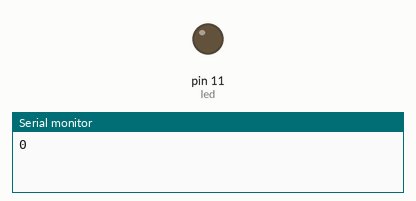
This sketch was run on a simulated Arduino Uno, built with avr-gcc and run on an emulated ATmega328P. Parts: output pins drawn as LEDs (lit = HIGH), the last lines printed to the serial monitor.

Above: at 0.05 s.
At 2.05 s:
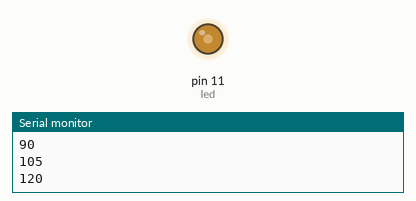
At 3.9 s:
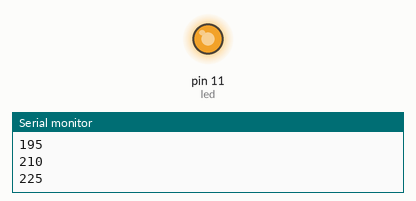
At 7.75 s:
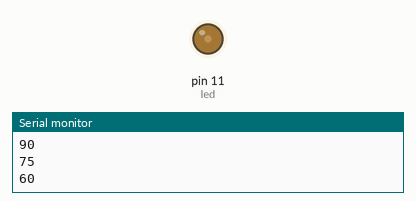
Timing chart, 0 to 11.1 s (numbered marks = the images above):
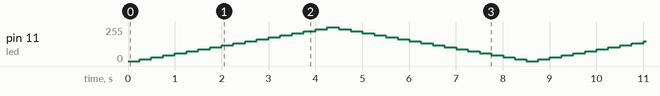

The sketch:

regulacionIluminacionLedPWM.ino
```cpp
/*Varia la intensidad en led mediante señal PWM*/
int led = 11;
int intensidad = 0;
int retardo = 250;
void setup() {
  pinMode(led, OUTPUT);
  Serial.begin(9600);
}

void loop() {
  //incrementar intensidad 0->255
  for (intensidad = 0; intensidad != 255; intensidad += 15) {
    analogWrite(led, intensidad);
    Serial.println(intensidad);
    delay(retardo);
  }
  //decremento del ciclo de trabajo 255->0
  for (intensidad = 255; intensidad != 0; intensidad -= 15) {
    analogWrite(led, intensidad);
    Serial.println(intensidad);
    delay(retardo);
  }
}
```
